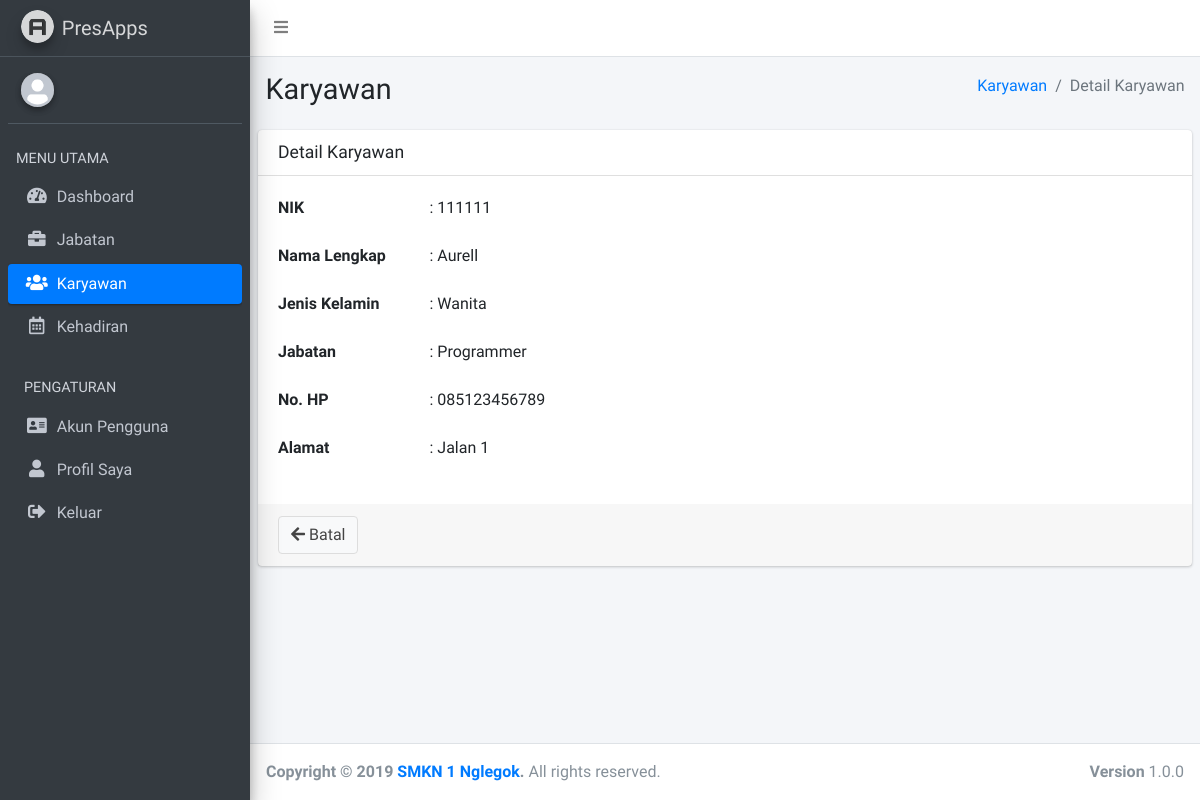
/admin/index.php?page=karyawan&action=detail&id=111111 (signed in), run on the app's committed database.
### tables this page shows
CREATE TABLE `karyawan` (
  `nik` char(7) NOT NULL,
  `nama_lengkap` varchar(25) DEFAULT NULL,
  `jenis_kelamin` enum('Pria','Wanita') DEFAULT NULL,
  `id_jabatan` int(11) DEFAULT NULL,
  `no_hp` char(13) DEFAULT NULL,
  `alamat` text
);

CREATE TABLE `jabatan` (
  `id_jabatan` int(11) NOT NULL,
  `nama_jabatan` varchar(50) DEFAULT NULL
);

### admin/pages/karyawan/detail.php (the view)
<section class="content-header">
  <div class="container-fluid">
    <div class="row mb-2">
      <div class="col-sm-6">
        <h1>Karyawan</h1>
      </div>
      <div class="col-sm-6">
        <ol class="breadcrumb float-sm-right">
          <li class="breadcrumb-item"><a href="index.php?page=karyawan">Karyawan</a></li>
          <li class="breadcrumb-item active">Detail Karyawan</li>
        </ol>
      </div>
    </div>
  </div>
</section>
<section class="content">
  <div class="card">
    <div class="card-header">
      <h3 class="card-title">Detail Karyawan</h3>
    </div>
    <?php
      include "../connection/connect.php";
      $id = $_GET["id"];
      $sql = "SELECT * FROM karyawan WHERE nik='$id'";
      $result = mysqli_query($connect, $sql);
      $i = mysqli_fetch_assoc($result);
    ?>
    <div class="card-body">
      <div class="row">
        <div class="col-sm-6">
          <div class="form-group row">
            <label for="nik" class="col-sm-4 control-label">NIK</label>
            <div class="col-sm-8">
              : <?php echo $i["nik"]; ?>
            </div>
          </div>
        </div>
      </div>
      <div class="row">
        <div class="col-sm-6">
          <div class="form-group row">
            <label for="nama_lengkap" class="col-sm-4 control-label">Nama Lengkap</label>
            <div class="col-sm-8">
              : <?php echo $i["nama_lengkap"]; ?>
            </div>
          </div>
        </div>
      </div>
      <div class="row">
        <div class="col-sm-6">
          <div class="form-group row">
            <label for="jenis_kelamin" class="col-sm-4 control-label">Jenis Kelamin</label>
            <div class="col-sm-8">
              : <?php echo $i["jenis_kelamin"]; ?>
            </div>
          </div>
        </div>
      </div>
      <div class="row">
        <div class="col-sm-6">
          <div class="form-group row">
            <label for="jabatan" class="col-sm-4 control-label">Jabatan</label>
            <div class="col-sm-8">
              <?php
                $id = $i["id_jabatan"];
                $sql2 = "SELECT * FROM jabatan WHERE id_jabatan='$id'";
                $result2 = mysqli_query($connect, $sql2);
                $j = mysqli_fetch_assoc($result2);
              ?>
              : <?php echo $j["nama_jabatan"]; ?>
            </div>
          </div>
        </div>
      </div>
      <div class="row">
        <div class="col-sm-6">
          <div class="form-group row">
            <label for="no_hp" class="col-sm-4 control-label">No. HP</label>
            <div class="col-sm-8">
              : <?php echo $i["no_hp"]; ?>
            </div>
          </div>
        </div>
      </div>
      <div class="row">
        <div class="col-sm-6">
          <div class="form-group row">
            <label for="alamat" class="col-sm-4 control-label">Alamat</label>
            <div class="col-sm-8">
              : <?php echo $i["alamat"]; ?>
            </div>
          </div>
        </div>
      </div>
    </div>
    <div class="card-footer">
      <div class="row">
        <div class="col-sm-6">
          <a href="index.php?page=karyawan" class="btn btn-default">
            <i class="fas fa-arrow-left"></i> Batal
          </a>
        </div>
      </div>
    </div>
  </div>
</section>

### data on the page
karyawan: nik "111111", nama_lengkap "Aurell", jenis_kelamin "Wanita", no_hp "085123456789", alamat "Jalan 1"
jabatan: nama_jabatan "Programmer"
